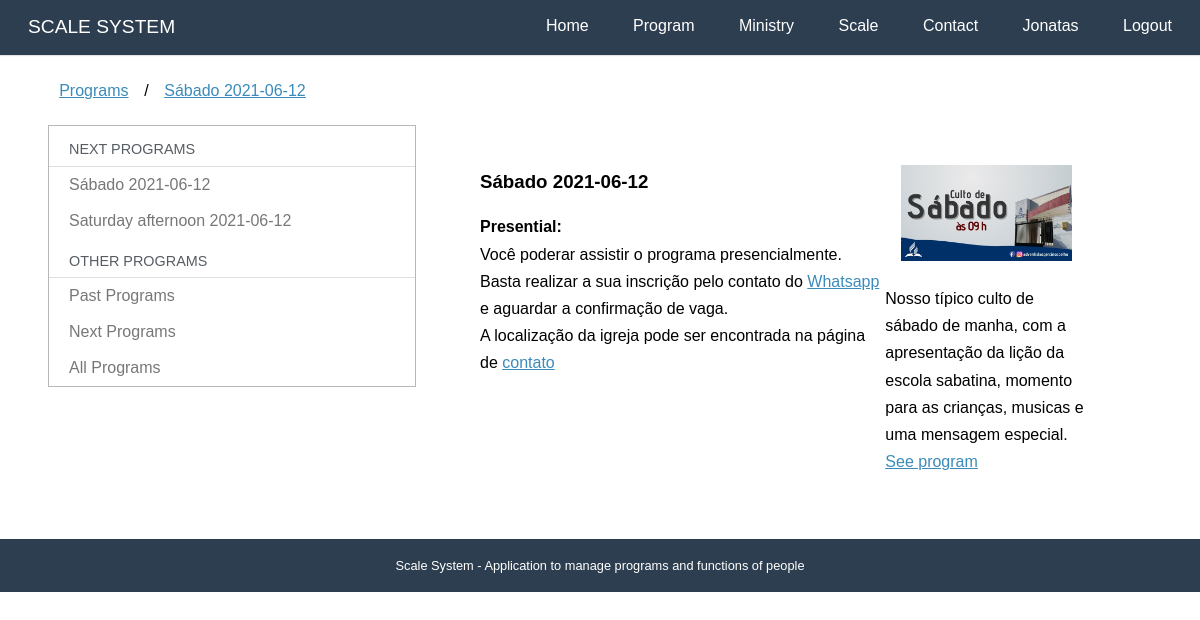
Screenshot of /programs/36 (signed in) with the database file from the repository.
### accounts/models.py (models this page shows, shortened)
class User(AbstractBaseUser, PermissionsMixin):
    username = models.CharField(_('User Name'), max_length=30, unique=True,
        validators = [validators.RegexValidator(re.compile('^[\w.@+-]+$'),
            'O nome de usuário não pode conter letras, digitos ou os seguintes caracteres: @/./+/-/+')])
    email = models.EmailField(_('E-mail'), unique=True)
    name = models.CharField(_('Name'), max_length=100, blank=True)
    telefone = PhoneNumberField(_("Telegram Phone Number"), blank=True)
    name_telegram = models.SlugField(_("Telegram User Name"), blank=True)
    id_telegram = models.SlugField(_("Telegram ID"), blank=True)
    is_active = models.BooleanField(_('Is Active?'), blank=True, default=True)
    is_staff = models.BooleanField(_('Is Staff?'), blank=True, default=False)
    date_joined = models.DateTimeField(_('Entry date'), auto_now_add = True)
    first_access = models.BooleanField(_('Already logged in?'), blank=True, default=False)
    objects = UserManager()
    USERNAME_FIELD  = 'username'
    REQUIRED_FIELDS = ['email']
    def __str__(self):
        return self.name or self.username
    def get_full_name(self):
        return str(self)
    def get_first_name(self):
        return self.get_full_name().split()[0]
    class Meta:
        verbose_name= 'Usuário'
        verbose_name_plural = 'Usuários'
        ordering = ['username']

### programs/models.py (models this page shows, shortened)
class Program (models.Model):
    SATURDAY = 'SA'
    SATURDAYAFTERNOON = 'JA'
    WEDNESDAY = 'WE'
    SUNDAY = 'SN'
    FRIDAY = 'FR'
    SPECIAL = 'SP'
    WEEKPFPRAYER = 'WP'
    PROGRAMTYPES = [
        (SATURDAY, _('Saturday')),
        (SATURDAYAFTERNOON, _('Saturday afternoon')),
        (WEDNESDAY, _('Wednesday')),
        (SUNDAY,_('Sunday')),
        (FRIDAY, _('Friday')),
        (SPECIAL, _('Special')),
        (WEEKPFPRAYER,_('Week of Prayer'))
    ]
    name = models.CharField(
        max_length=2,
        choices=PROGRAMTYPES
    )
    description = models.TextField(_('Simple Description'), blank=True)
    date = models.DateField(_("Date"), auto_now=False, auto_now_add=False, null=True,blank=False)
    image = models.ImageField(_("Image"), upload_to='program',null=True,blank=True)
    transmission = models.URLField(_("Transmission Link"), max_length=200,null=True,blank=True)
    room = models.URLField(_("Room Link"), max_length=200,null=True,blank=True)
    presential = models.BooleanField(_("Presential?"),default=False)
    iscription = models.BooleanField(_("Needs subscription?"),default=True)
    created_at = models.DateTimeField(_("Created at"), auto_now_add=True)
    updated_at = models.DateTimeField(_('Updated at'), auto_now=True)
    def typeprogram(self):
        for l in Program.PROGRAMTYPES:
            if l[0] == self.name:
                return _(l[1])
        return ""
    def __str__(self):
        return self.typeprogram() + ((' '+str(self.date)) if self.date else (" " + _("Template")))
    class Meta:
        verbose_name = _("Program")
        verbose_name_plural = _("Programs")
        ordering = ['date']

### programs/views.py (the view)
# urls.py: path('<int:program>', views.description,  name='description'),
def description(request, program):
    template_name = "programs/description.html"
    pg = get_object_or_404(Program.objects,pk=program)
    context = {'program':pg}
    context['resume'] = utils.resume_programs()
    return render(request, template_name, context)

### core/templatetags/call_method.py (called while the page is built)
@register.filter(name='has_group')
def has_group(user, group_name):
    return user.groups.filter(name=group_name).exists()

@register.filter(name='has_ministry')
def has_ministry(user):
    if my_engaged(user) or my_ministries(user):
        return True
    return False

### ministries/utils.py (called while the page is built)
def my_engaged(user):
    def m(x):
        return [x.ministry]
    def r(x,a):
        if x[0] and x[0] not in a:
            a.append(x[0])
        return a
    functions = list(Function.objects.filter(people = user))
    prog = ProgramTime.objects.filter(person = user)
    for pg in prog:
        functions.append(pg.function)
    if functions:
        return reduce(r,map(m,functions))
    else:
        return []

### programs/utils.py (called while the page is built)
def resume_programs():
    return Program.objects.filter(date__gte = date.today())[:3]

### programs/templates/programs/description.html (shortened to what this page needs)
{% extends "programs/dashboard.html" %}
{% load i18n static %}
{% block breadcrumb %}
{{ block.super }}
<li>/</li>
<li><a href="{% url 'programs:description' program.pk %}">{{program}}</a></li>
{% endblock %}
{% block dashboard_content %}
<div class="pure-g-r content-ribbon">
    <div class="pure-u-2-3">
        <h3>{{program}}</h3>
        {% block description_content %}
        <div>
            {% if program.presential %}
            <p>
                <strong>{% translate "Presential:"%}</strong><br>
                Você poderar assistir o programa presencialmente.
                {% if program.iscription %}
                Basta realizar a sua inscrição pelo contato do
                <a href="#">Whatsapp</a> e aguardar a confirmação
                de vaga.
                {% endif %}
                <br>A localização da igreja pode ser encontrada na página de
                <a href="{% url 'core:contact' %}">contato</a>
            </p>
            {% endif %}
        </div>
        {% endblock %}
    </div>
    <div class="pure-u-1-3">
        <div class="l-box">
            {% if program.image %}
            <img src="{{ program.image.url }}" alt="{{ program }}" />
            {% else %}
            <img src="{% static 'programs/img/400x250.png' %}" alt="{{ program }}" />
            {% endif %}
        </div>
        <p> {{program.description}}<br>
            {% block cross_link %}
            <a href="{% url 'programs:program' program.pk %}">{% translate "See program" %}</a>
            {% endblock %}
        </p>
    </div>
</div>
{% endblock %}

### programs/templates/programs/dashboard.html (shortened to what this page needs)
{% extends "base.html" %}
{% load i18n %}
{% block content %}
<div class="pure-g-r content-ribbon">
    <div class="pure-u-1">
        <ul class="breadcrumb">
            {% block breadcrumb %}
            <li><a href="{% url 'programs:dashboard' %}">{% translate "Programs" %}</a></li>
            {% endblock %}
        </ul>
    </div>
    <div class="pure-u-1-3">
        <div class="pure-menu pure-menu-open">
            <a class="pure-menu-heading">{% translate "Next Programs" %}</a>
            <ul>
                {% if resume %}
                {% for pg in resume %}
                <li><a href="{% url 'programs:description' pg.pk %}">{{pg}}</a></li>
                {% endfor %}
                {% else %}
                {% translate "There are no one programs soon" %}
                {% endif %}
                <li class="pure-menu-heading">{% translate "Other Programs" %}</li>
                <li><a href="{% url 'programs:past' %}">{% translate "Past Programs" %}</a></li>
                <li><a href="{% url 'programs:next' %}">{% translate "Next Programs" %}</a></li>
                <li><a href="{% url 'programs:all' %}">{% translate "All Programs" %}</a></li>
            </ul>
        </div>
    </div>
    <div class="pure-u-2-3">
        <div class="inner">
            {% block dashboard_content %}
            {% endblock %}
        </div>
    </div>
</div>
{% endblock %}

### core/templates/base.html (shortened to what this page needs)
<!doctype html>
{% load static %}
{% load i18n call_method%}
<html lang="en">
<head>
    <link rel="stylesheet" href="{% static 'core/css/pure-min.css' %}">
    <link rel="stylesheet" href="{% static 'core/css/styles.css' %}" />
</head>
<body>
    <div class="header">
        <div class="home-menu pure-menu pure-menu-open pure-menu-horizontal pure-menu-fixed">
            <a class="pure-menu-heading" href="{% url 'core:home' %}">{% translate "SCALE SYSTEM"%}</a>
            <ul>
                <li class="pure-menu-selected"><a href="{% url 'core:home' %}">{% translate "Home" %}</a></li>
                <li><a href="{% url 'programs:dashboard' %}">{% translate "Program" %}</a></li>
                {% if user.is_authenticated %}
                <li><a href="{% url 'ministries:dashboard' %}">{% translate "Ministry" %}</a></li>
                {% if user|has_ministry %}
                <li><a href="{% url 'scales:dashboard' %}">{% translate "Scale" %}</a></li>
                {% endif %}
                {% endif %}
                <li><a href="{% url 'core:contact' %}">{% translate "Contact" %}</a></li>
                {% if user.is_authenticated %}
                <li><a href="{% url 'accounts:dashboard' %}">{{user.get_first_name}}</a></li>
                <li><a href="{% url 'accounts:logout' %}">{% translate "Logout" %}</a></li>
                {% else %}
                <li><a href="{% url 'accounts:login' %}">{% translate "Login" %}</a></li>
                {% endif %}
            </ul>
        </div>
    </div>
    <div class="content">
        {% block content %}{% endblock %}
        <div class="footer">
            {% translate 'Scale System - Application to manage programs and functions of people' %}
        </div>
    </div>
</body>
</html>

### core/static/core/css/pure-min.css (style rules this page uses)
html { font-size:100%;-ms-text-size-adjust:100%;-webkit-text-size-adjust:100% }
html,button,input,select,textarea { font-family:sans-serif }
body { margin:0 }
h3 { font-size:1.17em;margin:1em 0 }
b,strong { font-weight:700 }
p,pre { margin:1em 0 }
dl,menu,ol,ul { margin:1em 0 }
menu,ol,ul { padding:0 0 0 40px }
img { border:0;-ms-interpolation-mode:bicubic }
.pure-u-1,.pure-u-1-2,.pure-u-1-3,.pure-u-2-3,.pure-u-1-4,.pure-u-3-4,.pure-u-1-5,.pure-u-2-5,.pure-u-3-5,.pure-u-4-5,.pure-u-1-6,.pure-u-5-6,.pure-u-1-8,.pure-u-3-8,.pure-u-5-8,.pure-u-7-8,.pure-u-1-12,.pure-u-5-12,.pure-u-7-12,.pure-u-11-12,.pure-u-1-24,.pure-u-5-24,.pure-u-7-24,.pure-u-11-24,.pure-u-13-24,.pure-u-17-24,.pure-u-19-24,.pure-u-23-24 { display:inline-block;*display:inline;zoom:1;letter-spacing:normal;word-spacing:normal;vertical-align:top;text-rendering:auto }
.pure-u-1 { width:100% }
.pure-u-1-3 { width:33.3333%;*width:33.3023% }
.pure-u-2-3 { width:66.6667%;*width:66.6357% }
.pure-g-r { letter-spacing:-.31em;*letter-spacing:normal;*word-spacing:-.43em;font-family:FreeSans,Arimo,"Droid Sans",Helvetica,Arial,sans-serif;display:-webkit-flex;-webkit-flex-flow:row wrap;display:-ms-flexbox;-ms-flex-flow:row wrap }
.pure-g-r [class *="pure-u"] { font-family:sans-serif }
.pure-g-r img { max-width:100%;height:auto }
.pure-menu ul { position:absolute;visibility:hidden }
.pure-menu.pure-menu-open { visibility:visible;z-index:2;width:100% }
.pure-menu ul { left:-10000px;list-style:none;margin:0;padding:0;top:-10000px;z-index:1 }
.pure-menu>ul { position:relative }
.pure-menu-open>ul { left:0;top:0;visibility:visible }
.pure-menu li { position:relative }
.pure-menu a,.pure-menu .pure-menu-heading { display:block;color:inherit;line-height:1.5em;padding:5px 20px;text-decoration:none;white-space:nowrap }
.pure-menu.pure-menu-horizontal>.pure-menu-heading { display:inline-block;*display:inline;zoom:1;margin:0;vertical-align:middle }
.pure-menu.pure-menu-horizontal>ul { display:inline-block;*display:inline;zoom:1;vertical-align:middle;height:2.4em }
.pure-menu li a { padding:5px 20px }
.pure-menu-fixed { position:fixed;top:0;left:0;width:100% }
.pure-menu-horizontal li { display:inline-block;*display:inline;zoom:1;vertical-align:middle }
.pure-menu.pure-menu-open,.pure-menu.pure-menu-horizontal li .pure-menu-children { background:#fff;border:1px solid #b7b7b7 }
.pure-menu.pure-menu-horizontal,.pure-menu.pure-menu-horizontal .pure-menu-heading { border:0 }
.pure-menu a { border:1px solid transparent;border-left:0;border-right:0 }
.pure-menu a,.pure-menu .pure-menu-can-have-children>li:after { color:#777 }
.pure-menu .pure-menu-heading { color:#565d64;text-transform:uppercase;font-size:90%;margin-top:.5em;border-bottom-width:1px;border-bottom-style:solid;border-bottom-color:#dfdfdf }
.pure-menu .pure-menu-selected a { color:#000 }
.pure-menu.pure-menu-open.pure-menu-fixed { border:0;border-bottom:1px solid #b7b7b7 }

### core/static/core/css/styles.css (style rules this page uses)
* { -webkit-box-sizing: border-box; -moz-box-sizing: border-box; box-sizing: border-box; }
body { margin: 0 auto; line-height: 1.7em; }
a { color: #3b8bba; }
.content { padding-top: 2em; }
.l-box { padding: 1em; }
.header { margin: 0 0; }
.header .pure-menu { padding: 0.5em; background-color: #2d3e50; }
.header .pure-menu a { color: #fff; }
.header .pure-menu-heading { float: left; }
.header ul { float: right; }
.home-menu { padding: 0.5em; text-align: left; box-shadow: 0 1px 1px rgba(0,0,0, 0.10); }
.home-menu.pure-menu-open { background: #2d3e50; }
.pure-menu.pure-menu-open.pure-menu-fixed { border-bottom: none; z-index: 4; }
.home-menu .pure-menu-heading { color: white; font-weight: 400; font-size: 120%; }
.home-menu .pure-menu-selected a { color: white; }
.home-menu a { color: #6FBEF3; }
.content .content-ribbon { margin: 1.5em 3em; }
.footer { background: #2d3e50; color: #fff; text-align: center; padding: 1em; font-size: 80%; }
.inner { padding: 0em 1em; }
.inner p { margin-top: 0; }
ul.breadcrumb { padding: 0; }
ul.breadcrumb li { display: inline-block; }
ul.breadcrumb li a { display: inline-block; padding: 0.3em 0.7em; }

### rows the page displays
User: get_first_name "Jonatas"
Program: name+date "Sábado 2021-06-12", image (picture), description "Nosso típico culto de sábado de manha, com a apresentação da lição da escola sabatina, momento para as crianças, musicas e uma mensagem especial."
Program: name+date "Saturday afternoon 2021-06-12"
